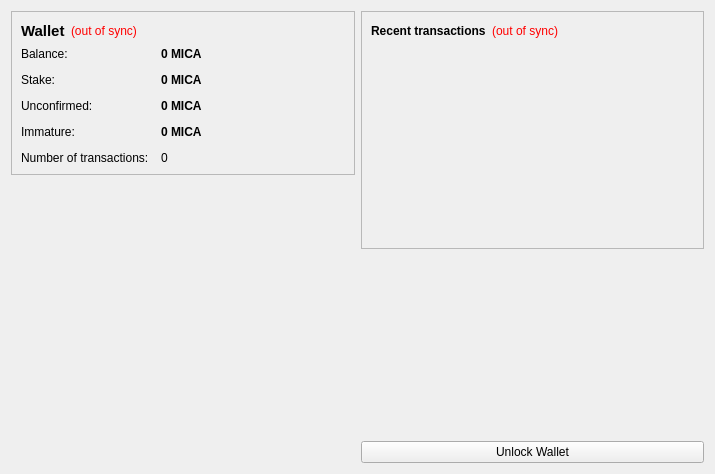
<?xml version="1.0" encoding="UTF-8"?>
<ui version="4.0">
 <class>OverviewPage</class>
 <widget class="QWidget" name="OverviewPage">
  <property name="geometry">
   <rect>
    <x>0</x>
    <y>0</y>
    <width>715</width>
    <height>474</height>
   </rect>
  </property>
  <property name="windowTitle">
   <string>Form</string>
  </property>
  <layout class="QHBoxLayout" name="horizontalLayout" stretch="1,1">
   <item>
    <layout class="QVBoxLayout" name="verticalLayout_2">
     <item>
      <widget class="QFrame" name="frame">
       <property name="frameShape">
        <enum>QFrame::StyledPanel</enum>
       </property>
       <property name="frameShadow">
        <enum>QFrame::Raised</enum>
       </property>
       <layout class="QVBoxLayout" name="verticalLayout_4">
        <item>
         <layout class="QHBoxLayout" name="horizontalLayout_4">
          <item>
           <widget class="QLabel" name="label_5">
            <property name="font">
             <font>
              <pointsize>11</pointsize>
              <weight>75</weight>
              <bold>true</bold>
             </font>
            </property>
            <property name="text">
             <string>Wallet</string>
            </property>
           </widget>
          </item>
          <item>
           <widget class="QLabel" name="labelWalletStatus">
            <property name="toolTip">
             <string>The displayed information may be out of date. Your wallet automatically synchronizes with the MicaCoin network after a connection is established, but this process has not completed yet.</string>
            </property>
            <property name="styleSheet">
             <string notr="true">QLabel { color: red; }</string>
            </property>
            <property name="text">
             <string notr="true">(out of sync)</string>
            </property>
            <property name="alignment">
             <set>Qt::AlignLeading|Qt::AlignLeft|Qt::AlignVCenter</set>
            </property>
           </widget>
          </item>
          <item>
           <spacer name="horizontalSpacer_2">
            <property name="orientation">
             <enum>Qt::Horizontal</enum>
            </property>
            <property name="sizeHint" stdset="0">
             <size>
              <width>40</width>
              <height>20</height>
             </size>
            </property>
           </spacer>
          </item>
         </layout>
        </item>
        <item>
         <layout class="QFormLayout" name="formLayout_2">
          <property name="fieldGrowthPolicy">
           <enum>QFormLayout::AllNonFixedFieldsGrow</enum>
          </property>
          <property name="horizontalSpacing">
           <number>12</number>
          </property>
          <property name="verticalSpacing">
           <number>12</number>
          </property>
          <item row="0" column="0">
           <widget class="QLabel" name="label">
            <property name="text">
             <string>Balance:</string>
            </property>
           </widget>
          </item>
          <item row="0" column="1">
           <widget class="QLabel" name="labelBalance">
            <property name="font">
             <font>
              <weight>75</weight>
              <bold>true</bold>
             </font>
            </property>
            <property name="cursor">
             <cursorShape>IBeamCursor</cursorShape>
            </property>
            <property name="toolTip">
             <string>Your current balance</string>
            </property>
            <property name="text">
             <string notr="true">0 MICA</string>
            </property>
            <property name="textInteractionFlags">
             <set>Qt::LinksAccessibleByMouse|Qt::TextSelectableByKeyboard|Qt::TextSelectableByMouse</set>
            </property>
           </widget>
          </item>
          <item row="1" column="0">
           <widget class="QLabel" name="label_6">
            <property name="text">
             <string>Stake:</string>
            </property>
           </widget>
          </item>
          <item row="1" column="1">
           <widget class="QLabel" name="labelStake">
            <property name="font">
             <font>
              <weight>75</weight>
              <bold>true</bold>
             </font>
            </property>
            <property name="cursor">
             <cursorShape>IBeamCursor</cursorShape>
            </property>
            <property name="toolTip">
             <string>Total of coins that was staked, and do not yet count toward the current balance</string>
            </property>
            <property name="text">
             <string notr="true">0 MICA</string>
            </property>
            <property name="textInteractionFlags">
             <set>Qt::LinksAccessibleByMouse|Qt::TextSelectableByKeyboard|Qt::TextSelectableByMouse</set>
            </property>
           </widget>
          </item>
          <item row="2" column="0">
           <widget class="QLabel" name="label_3">
            <property name="text">
             <string>Unconfirmed:</string>
            </property>
           </widget>
          </item>
          <item row="2" column="1">
           <widget class="QLabel" name="labelUnconfirmed">
            <property name="font">
             <font>
              <weight>75</weight>
              <bold>true</bold>
             </font>
            </property>
            <property name="cursor">
             <cursorShape>IBeamCursor</cursorShape>
            </property>
            <property name="toolTip">
             <string>Total of transactions that have yet to be confirmed, and do not yet count toward the current balance</string>
            </property>
            <property name="text">
             <string notr="true">0 MICA</string>
            </property>
            <property name="textInteractionFlags">
             <set>Qt::LinksAccessibleByMouse|Qt::TextSelectableByKeyboard|Qt::TextSelectableByMouse</set>
            </property>
           </widget>
          </item>
          <item row="3" column="0">
           <widget class="QLabel" name="labelImmatureText">
            <property name="text">
             <string>Immature:</string>
            </property>
           </widget>
          </item>
          <item row="3" column="1">
           <widget class="QLabel" name="labelImmature">
            <property name="font">
             <font>
              <weight>75</weight>
              <bold>true</bold>
             </font>
            </property>
            <property name="toolTip">
             <string>Mined balance that has not yet matured</string>
            </property>
            <property name="text">
             <string notr="true">0 MICA</string>
            </property>
            <property name="textInteractionFlags">
             <set>Qt::LinksAccessibleByMouse|Qt::TextSelectableByKeyboard|Qt::TextSelectableByMouse</set>
            </property>
           </widget>
          </item>
          <item row="4" column="0">
           <widget class="QLabel" name="label_2">
            <property name="text">
             <string>Number of transactions:</string>
            </property>
           </widget>
          </item>
          <item row="4" column="1">
           <widget class="QLabel" name="labelNumTransactions">
            <property name="toolTip">
             <string>Total number of transactions in wallet</string>
            </property>
            <property name="text">
             <string notr="true">0</string>
            </property>
           </widget>
          </item>
         </layout>
        </item>
       </layout>
      </widget>
     </item>
     <item>
      <spacer name="verticalSpacer">
       <property name="orientation">
        <enum>Qt::Vertical</enum>
       </property>
       <property name="sizeHint" stdset="0">
        <size>
         <width>20</width>
         <height>40</height>
        </size>
       </property>
      </spacer>
     </item>
     <item>
      <widget class="QLabel" name="label_6">
       <property name="text">
        <string/>
       </property>
       <property name="pixmap">
        <pixmap resource="../bitcoin.qrc">:/images/backg</pixmap>
       </property>
       <property name="scaledContents">
        <bool>false</bool>
       </property>
       <property name="alignment">
        <set>Qt::AlignCenter</set>
       </property>
       <property name="margin">
        <number>-2</number>
       </property>
      </widget>
     </item>
    </layout>
   </item>
   <item>
    <layout class="QVBoxLayout" name="verticalLayout_3">
     <item>
      <widget class="QFrame" name="frame_2">
       <property name="frameShape">
        <enum>QFrame::StyledPanel</enum>
       </property>
       <property name="frameShadow">
        <enum>QFrame::Raised</enum>
       </property>
       <layout class="QVBoxLayout" name="verticalLayout">
        <item>
         <layout class="QHBoxLayout" name="horizontalLayout_2">
          <item>
           <widget class="QLabel" name="label_4">
            <property name="text">
             <string>&lt;b&gt;Recent transactions&lt;/b&gt;</string>
            </property>
           </widget>
          </item>
          <item>
           <widget class="QLabel" name="labelTransactionsStatus">
            <property name="toolTip">
             <string>The displayed information may be out of date. Your wallet automatically synchronizes with the MicaCoin network after a connection is established, but this process has not completed yet.</string>
            </property>
            <property name="styleSheet">
             <string notr="true">QLabel { color: red; }</string>
            </property>
            <property name="text">
             <string notr="true">(out of sync)</string>
            </property>
            <property name="alignment">
             <set>Qt::AlignRight|Qt::AlignTrailing|Qt::AlignVCenter</set>
            </property>
           </widget>
          </item>
          <item>
           <spacer name="horizontalSpacer">
            <property name="orientation">
             <enum>Qt::Horizontal</enum>
            </property>
            <property name="sizeHint" stdset="0">
             <size>
              <width>40</width>
              <height>20</height>
             </size>
            </property>
           </spacer>
          </item>
         </layout>
        </item>
        <item>
         <widget class="QListView" name="listTransactions">
          <property name="styleSheet">
           <string notr="true">QListView { background: transparent; }</string>
          </property>
          <property name="frameShape">
           <enum>QFrame::NoFrame</enum>
          </property>
          <property name="verticalScrollBarPolicy">
           <enum>Qt::ScrollBarAlwaysOff</enum>
          </property>
          <property name="horizontalScrollBarPolicy">
           <enum>Qt::ScrollBarAlwaysOff</enum>
          </property>
          <property name="selectionMode">
           <enum>QAbstractItemView::NoSelection</enum>
          </property>
         </widget>
        </item>
       </layout>
      </widget>
     </item>
     <item>
      <spacer name="verticalSpacer_2">
       <property name="orientation">
        <enum>Qt::Vertical</enum>
       </property>
       <property name="sizeHint" stdset="0">
        <size>
         <width>20</width>
         <height>40</height>
        </size>
       </property>
      </spacer>
     </item>
     <item>
      <widget class="QPushButton" name="unlockWalletButton">
       <property name="text">
        <string>Unlock Wallet</string>
       </property>
      </widget>
     </item>
    </layout>
   </item>
  </layout>
 </widget>
 <resources>
  <include location="../bitcoin.qrc"/>
 </resources>
 <connections/>
</ui>
